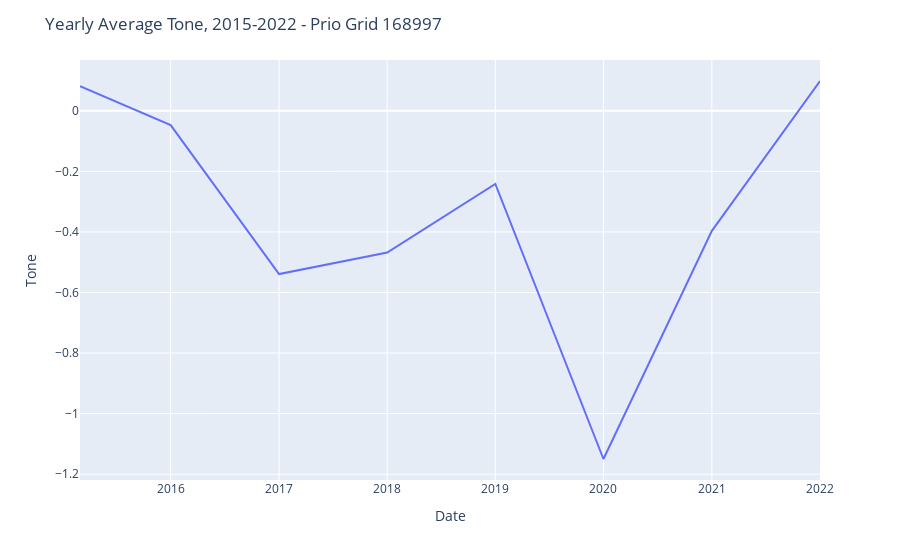

The code cell stored with this chart in its notebook:
### Code cell
plot_tone_plotly(df_tone_yearly,"Yearly")

### Figure 1 — Plotly figure (JSON) as saved in the notebook; plotly's stock layout.template omitted (floating-point values rounded to 4 significant figures)
{"data": [{"hovertemplate": "date=%{x}<br>tone_avg=%{y}<extra></extra>", "legendgroup": "", "line": {"color": "#636efa", "dash": "solid"}, "marker": {"symbol": "circle"}, "mode": "lines", "name": "", "orientation": "v", "showlegend": false, "type": "scatter", "x": ["2015-03-01T00:00:00", "2016-01-01T00:00:00", "2017-01-01T00:00:00", "2018-01-01T00:00:00", "2019-01-01T00:00:00", "2020-01-01T00:00:00", "2021-01-01T00:00:00", "2022-01-01T00:00:00"], "xaxis": "x", "y": [0.08084, -0.04745, -0.5391, -0.4683, -0.2416, -1.15, -0.3964, 0.0981], "yaxis": "y"}], "layout": {"autosize": true, "legend": {"tracegroupgap": 0}, "margin": {"t": 60}, "title": {"text": "Yearly Average Tone, 2015-2022 - Prio Grid 168997"}, "xaxis": {"anchor": "y", "autorange": true, "domain": [0, 1], "range": ["2015-03-01", "2022-01-01"], "title": {"text": "Date"}, "type": "date"}, "yaxis": {"anchor": "x", "autorange": true, "domain": [0, 1], "range": [-1.219, 0.1674], "title": {"text": "Tone"}, "type": "linear"}}}
